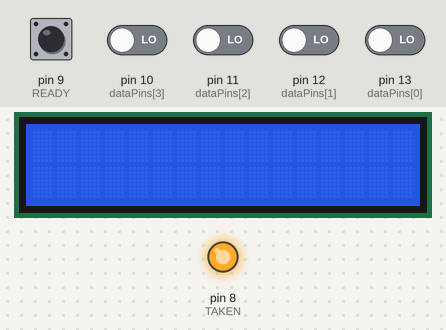
Bench run of a sketch on a simulated Arduino Uno, built with avr-gcc and run on an emulated ATmega328P. Parts: 16×2 character LCD, output pins drawn as LEDs (lit = HIGH). Dashed ring = blinking. Inputs (shaded band) come from the test bench; at power-on: pin 9 (READY) HIGH, pin 10 (dataPins[3]), pin 11 (dataPins[2]), pin 12 (dataPins[1]), pin 13 (dataPins[0]) LOW. What the sketch prints to the serial monitor is not drawn.

Above: at 1.2 s.
1.3 s: pin 9 (READY) driven LOW
At 1.6 s:
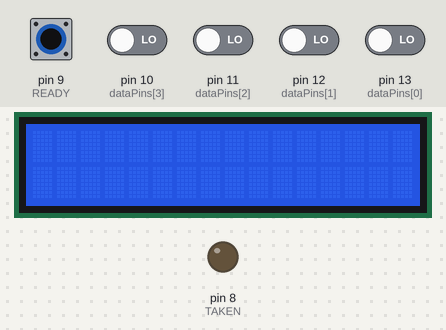
2.8 s: pin 9 (READY) driven HIGH
At 4.0 s:
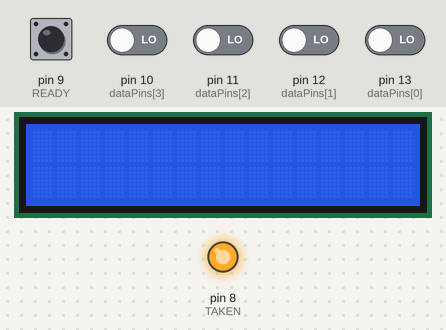
4.3 s: pin 9 (READY) driven LOW
At 5.2 s:
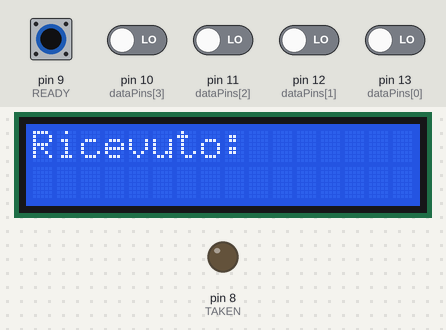
5.8 s: pin 9 (READY) pulsed HIGH 2 times (0.12 s each, 0.3 s apart)
At 5.86 s:
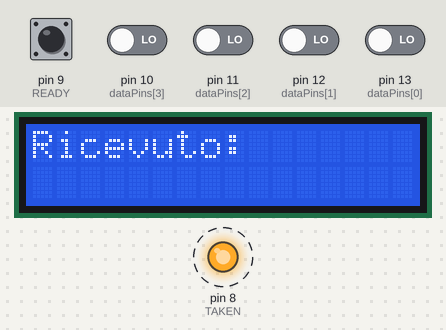
Timing chart, 0 to 8.8 s (numbered marks = the images above; inputs shaded):
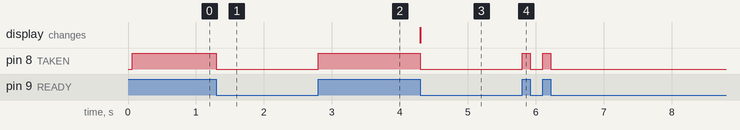

The sketch:

Arduino_Ricevitore.ino
```cpp
#include <LiquidCrystal.h>

// --- PIN DEFINITIONS ---
const int dataPins[4] = {13, 12, 11, 10};  // D3 D2 D1 D0
const int READY = 9;                       // TX → RX
const int TAKEN = 8;                       // RX → TX
const int rs = 6, en = 7, d4 = 5, d5 = 4, d6 = 3, d7 = 2;
LiquidCrystal lcd(rs, en, d4, d5, d6, d7);

void setup() {
  for (int i = 0; i < 4; i++) {
    pinMode(dataPins[i], INPUT);
  }

  pinMode(READY, INPUT);
  pinMode(TAKEN, OUTPUT);

  digitalWrite(TAKEN, LOW);

  Serial.begin(9600);
  lcd.begin(16, 2);
}

byte receiveNibble() {
  // Aspetta READY = 1 → dato valido
  while (digitalRead(READY) == LOW);

  // Leggi le 4 linee dati
  byte value = 0;
  for (int i = 0; i < 4; i++) {
    value |= (digitalRead(dataPins[i]) << i);
  }

  // TAKEN = 1 → dato ricevuto
  digitalWrite(TAKEN, HIGH);

  // Aspetta che TX abbassi READY
  while (digitalRead(READY) == HIGH);

  // TAKEN = 0
  digitalWrite(TAKEN, LOW);

  return value;
}

void loop() {
  byte highNibble = receiveNibble();
  byte lowNibble  = receiveNibble();

  byte ch = (highNibble << 4) | lowNibble;

  Serial.print("Ricevuto: ");
  Serial.println((char)ch);
  lcd.setCursor(0, 0);
  lcd.print("Ricevuto: ");
  lcd.print((char)ch);

}
```

Measured:
- after the input at 1.3 s, pin 8 (TAKEN): HIGH → LOW at once
- after the input at 2.8 s, pin 8 (TAKEN): LOW → HIGH at once
- after the input at 4.3 s, pin 8 (TAKEN): HIGH → LOW at once; the display: changes at once (image 3)
- after the input at 5.8 s, pin 8 (TAKEN): alternates HIGH for 0.12 s and LOW for 0.18 s, 4 changes in all, then stays LOW, starting at once
